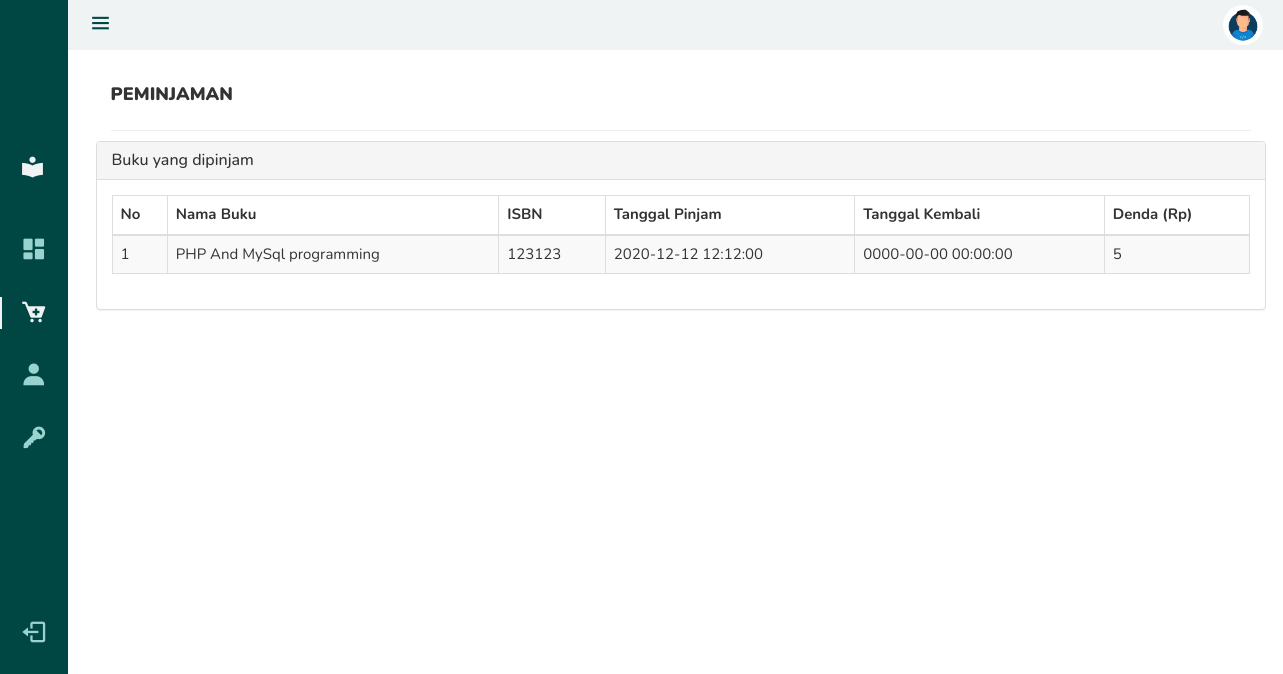
Screenshot of /peminjaman.php with the database file from the repository.
### tables this page shows
CREATE TABLE `peminjaman` (
  `id_pinjam` int(11) NOT NULL PRIMARY KEY AUTO_INCREMENT,
  `id_buku` int(11) NOT NULL,
  `id_siswa` varchar(11) NOT NULL,
  `tgl_pinjam` DATETIME NULL DEFAULT CURRENT_TIMESTAMP,
  `tgl_kembali` DATETIME NULL DEFAULT NULL ON UPDATE CURRENT_TIMESTAMP,
  `status` int(1) DEFAULT NULL,
  `denda` int(11) DEFAULT NULL
);

CREATE TABLE `buku` (
  `id_buku` int(11) NOT NULL PRIMARY KEY AUTO_INCREMENT,
  `id_kategori` int(11) NOT NULL,
  `nama_buku` varchar(255) DEFAULT NULL,
  `ISBN` int(11) DEFAULT NULL,
  `harga` int(11) DEFAULT NULL,
  `tgl_reg` DATETIME NULL DEFAULT CURRENT_TIMESTAMP,
  `tgl_update` DATETIME NULL DEFAULT NULL ON UPDATE CURRENT_TIMESTAMP
);

### peminjaman.php (the view, shortened to what this page needs)
<?php include('includes/config.php');
?>
<!DOCTYPE html>
<html lang="en">
<head>
    <link href='https://cdn.jsdelivr.net/npm/boxicons@2.0.5/css/boxicons.min.css' rel='stylesheet'>
    <link href="assets/css/bootstrap.css" rel="stylesheet" />
    <link rel="stylesheet" href="assets/css/styles.css">
</head>
<body id="body-pd">
    <header class="header" id="header">
        <div class="header__toggle">
            <i class="bx bx-menu" id="header-toggle"></i>
        </div>
        <div class="header__img">
            <img src="assets/Img/profile.png" alt="">
        </div>
    </header>
    <div class="l-navbar" id="nav-bar">
        <nav class="nav">
            <div>
                <a href="dashboard.php" class="nav__logo">
                    <i class='bx bxs-book-reader nav__logo-icon'></i>
                </a>
                <div class="nav__list">
                    <a href="dashboard.php" class="nav__link">
                        <i class='bx bxs-dashboard nav__icon'></i>
                    </a>
                    <a href="peminjaman.php" class="nav__link active">
                        <i class='bx bxs-cart-add nav__icon'></i>
                    </a>
                    <a href="profil.php" class="nav__link">
                        <i class='bx bxs-user nav__icon'></i>
                    </a>
                    <a href="ganti-pass.php" class="nav__link">
                        <i class='bx bxs-key nav__icon'></i>
                    </a>
                </div>
            </div>
            <a href="logout.php" class="nav__link">
                <i class='bx bx-log-out nav__icon'></i>
            </a>
        </nav>
    </div>
    <div class="container">
        <div class="row pad-botm">
            <div class="col-md-12">
                <h4 class="header-line">Peminjaman</h4>
            </div>
            <div class="row">
                <div class="col-md-12">
                    <div class="panel panel-default">
                        <div class="panel-heading">
                            <h5 class="panel-title">Buku yang dipinjam</h5>
                        </div>
                        <div class="panel-body">
                            <div class="table-responsive">
                                <table class="table table-striped table-bordered table-hover" id="dataTables-example">
                                    <thead>
                                        <tr>
                                            <th>No</th>
                                            <th>Nama Buku</th>
                                            <th>ISBN </th>
                                            <th>Tanggal Pinjam</th>
                                            <th>Tanggal Kembali</th>
                                            <th>Denda (Rp)</th>
                                        </tr>
                                    </thead>
                                    <tbody>
                                        <?php
                                        $sql = "SELECT buku.nama_buku, buku.ISBN, peminjaman.tgl_pinjam ,peminjaman.tgl_kembali, peminjaman.denda from peminjaman join siswa on siswa.id_siswa=peminjaman.id_siswa join buku on buku.id_buku=peminjaman.id_buku  order by peminjaman.id_pinjam desc";
                                        $query = $dbh->prepare($sql);
                                        $query->execute();
                                        $results = $query->fetchAll(PDO::FETCH_OBJ);
                                        $cnt = 1;
                                        if ($query->rowCount() > 0) {
                                            foreach ($results as $result) { ?>
                                                <tr class="odd gradeX">
                                                    <td class="center"><?php echo htmlentities($cnt); ?></td>
                                                    <td class="center"><?php echo htmlentities($result->nama_buku); ?></td>
                                                    <td class="center"><?php echo htmlentities($result->ISBN); ?></td>
                                                    <td class="center"><?php echo htmlentities($result->tgl_pinjam); ?></td>
                                                    <td class="center">
                                                        <?php if ($result->tgl_kembali == "") { ?>
                                                            <span style="color:red">
                                                                <?php echo htmlentities("Belum dikembalikan"); ?>
                                                            </span>
                                                        <?php } else {
                                                            echo htmlentities($result->tgl_kembali);
                                                        } ?>
                                                    </td>
                                                    <td class="center"><?php echo htmlentities($result->denda); ?></td>
                                                </tr>
                                        <?php $cnt = $cnt + 1;
                                            }
                                        } ?>
                                    </tbody>
                                </table>
                            </div>
                        </div>
                    </div>
                </div>
            </div>
        </div>
    </div>
</body>
</html>

### Assets/Css/styles.css (style rules this page uses)
:root { --header-height: 4rem; --nav-width: 68px; --first-color: #004643; --first-color-light: #99d3d0; --white-color: #eff3f3; --body-font: 'Nunito', sans-serif; --normal-font-size: 1.5rem; --z-fixed: 100; }
body { position: relative; margin: var(--header-height) 0 0 0; padding: 0 1rem; font-family: var(--body-font); font-size: var(--normal-font-size); transition: .5s; line-height: 28px; }
a { text-decoration: none; }
.header { width: 100%; height: var(--header-height); position: fixed; top: 0; left: 0; display: flex; align-items: center; justify-content: space-between; padding: 0 1rem; background-color: var(--white-color); z-index: var(--z-fixed); transition: .5s; }
.header__toggle { color: var(--first-color); font-size: 2.5rem; cursor: pointer; }
.header__img { width: 35px; height: 35px; display: flex; justify-content: center; border-radius: 50%; overflow: hidden; }
.header__img img { width: 40px; }
.header-line { font-weight: 900; padding-top:25px; padding-bottom:25px; border-bottom:1px solid #eeeeee; text-transform:uppercase; font-style: bold; }
.pad-botm { padding-bottom:30px; }
.l-navbar { position: fixed; top: 0; left: -30%; width: var(--nav-width); height: 100vh; background-color: var(--first-color); padding: .5rem 1rem 0 0; transition: .5s; z-index: var(--z-fixed); }
.nav { height: 100%; display: flex; flex-direction: column; justify-content: space-between; overflow: hidden; }
.nav__logo, .nav__link { display: grid; grid-template-columns: max-content max-content; align-items: center; column-gap: 2rem; padding: 1.25rem 1rem; }
.nav__logo { margin-bottom: 3rem; text-decoration: none; }
.nav__logo-icon { font-size: 2.5rem; margin-left: 1rem; color: var(--white-color); }
.nav__link { position: relative; color: var(--first-color-light); margin-bottom: 1rem; transition: .3s; }
.nav__icon { font-size: 2.75rem; margin-left: 1rem; }
.active { color: var(--white-color); }
.active::before { content: ''; position: absolute; left: 0; width: 2px; height: 32px; background-color: var(--white-color); }
@media screen and (min-width: 768px) { body { margin: calc(var(--header-height) + 1rem) 0 0 0; padding-left: calc(var(--nav-width) + 2rem); } }
@media screen and (min-width: 768px) { .header { height: calc(var(--header-height) + 1rem); padding: 0 2rem 0 calc(var(--nav-width) + 2rem); } }
@media screen and (min-width: 768px) { .header__img { width: 40px; height: 40px; } }
@media screen and (min-width: 768px) { .header__img img { width: 45px; } }
@media screen and (min-width: 768px) { .l-navbar { left: 0; padding: 1rem 1rem 0 0; } }

### rows the page displays
peminjaman: id_buku.nama_buku "PHP And MySql programming", id_buku.ISBN "123123", tgl_pinjam "2020-12-12 12:12:00", tgl_kembali "0000-00-00 00:00:00", denda "5"
